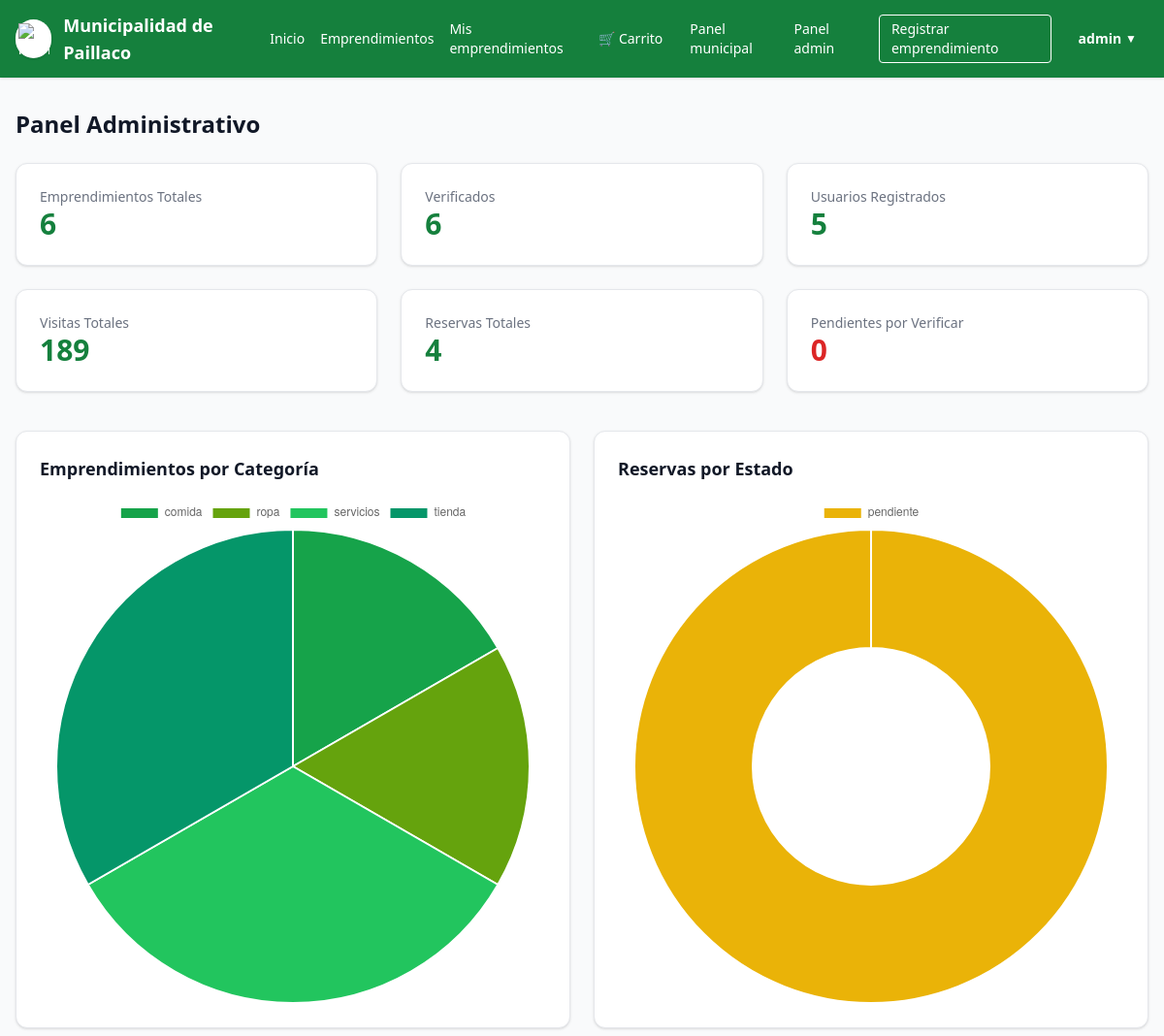
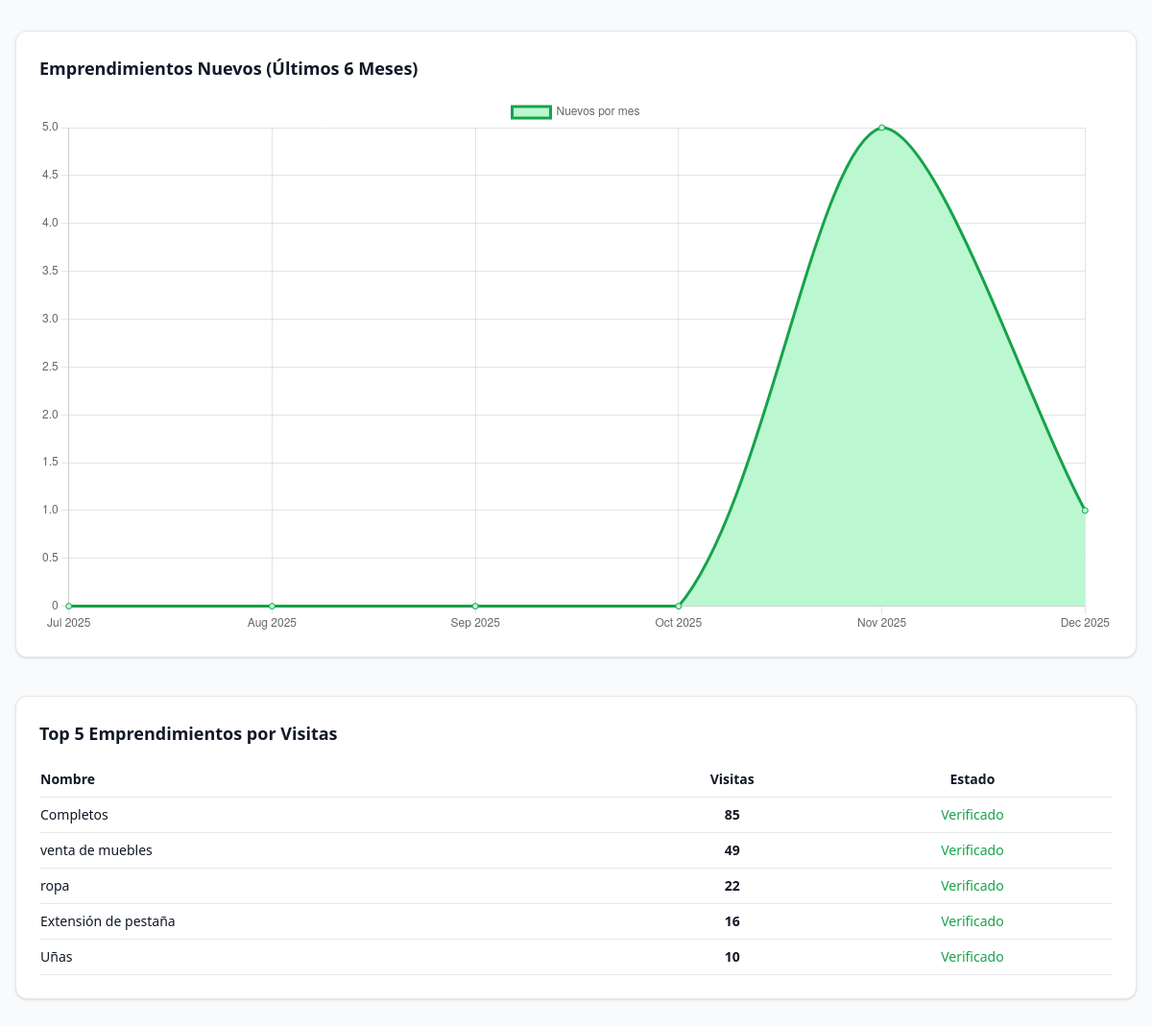
The app's page /panel-admin/ (signed in) with its own data (2 pictures, top to bottom).
### accounts/models.py (models this page shows)
class User(AbstractUser):
    class Roles(models.TextChoices):
        CIUDADANO = "citizen", "Ciudadano"
        EMPRENDEDOR = "entrepreneur", "Emprendedor"
        ADMIN_MUNI = "admin_muni", "Admin. Municipal"
    role = models.CharField(
        max_length=20, choices=Roles.choices, default=Roles.CIUDADANO
    )

### marketplace/models.py (models this page shows, shortened)
class Emprendimiento(models.Model):
    CATEGORIAS = [
        ("comida", "Comida / Delivery"),
        ("ropa", "Ropa / Boutique"),
        ("tienda", "Tienda general"),
        ("alimentos", "Alimentos"),
        ("servicios", "Servicios (peluquería, uñas, etc.)"),
        ("otros", "Otros"),
    ]
    owner = models.ForeignKey(
        settings.AUTH_USER_MODEL,
        on_delete=models.CASCADE,
        related_name="emprendimientos"
    )
    nombre = models.CharField(max_length=150)
    categoria = models.CharField(max_length=30, choices=CATEGORIAS)
    rubro = models.CharField(max_length=150, blank=True)
    descripcion = models.TextField(blank=True)
    direccion = models.CharField(max_length=200, blank=True)
    telefono = models.CharField(max_length=30, blank=True)
    email_contacto = models.EmailField(blank=True)
    sitio_web = models.URLField(blank=True)
    imagen = models.ImageField(upload_to="emprendimientos/", blank=True, null=True)
    imagen1 = models.ImageField(upload_to="emprendimientos/", blank=True, null=True)
    imagen2 = models.ImageField(upload_to="emprendimientos/", blank=True, null=True)
    imagen3 = models.ImageField(upload_to="emprendimientos/", blank=True, null=True)
    permite_agendar = models.BooleanField(default=False)
    permite_compras = models.BooleanField(default=False)
    is_verified = models.BooleanField(default=False)
    visitas = models.IntegerField(default=0)
    creado_en = models.DateTimeField(auto_now_add=True)

### marketplace/views.py (the view)
# urls.py: path("panel-admin/", marketplace_views.panel_admin, name="panel_admin"),
@login_required
@user_passes_test(lambda u: u.is_superuser)
def panel_admin(request):
    User = get_user_model()
    total_usuarios = User.objects.count()
    total_emprendimientos = Emprendimiento.objects.count()
    total_verificados = Emprendimiento.objects.filter(is_verified=True).count()
    total_no_verificados = Emprendimiento.objects.filter(is_verified=False).count()
    total_reservas = Reserva.objects.count()
    total_visitas = (
        Emprendimiento.objects.aggregate(total=Sum("visitas"))["total"] or 0
    )
    hoy = now().date()
    meses = []
    nuevos_por_mes = []
    for i in range(5, -1, -1):
        mes = (hoy.replace(day=1) - timedelta(days=30 * i)).replace(day=1)
        siguiente = (mes + timedelta(days=32)).replace(day=1)
        count = Emprendimiento.objects.filter(
            creado_en__gte=mes,
            creado_en__lt=siguiente,
        ).count()
        meses.append(mes.strftime("%b %Y"))
        nuevos_por_mes.append(count)
    categorias_qs = (
        Emprendimiento.objects.values("categoria")
        .annotate(cantidad=Count("id"))
        .order_by("categoria")
    )
    categorias_labels = [c["categoria"] for c in categorias_qs]
    categorias_cantidad = [c["cantidad"] for c in categorias_qs]
    reservas_qs = (
        Reserva.objects.values("estado")
        .annotate(cantidad=Count("id"))
        .order_by("estado")
    )
    reservas_labels = [r["estado"] for r in reservas_qs]
    reservas_cantidad = [r["cantidad"] for r in reservas_qs]
    top_emprendimientos = (
        Emprendimiento.objects.filter(visitas__gt=0)
        .order_by("-visitas")[:5]
    )
    return render(
        request,
        "panel_admin.html",
        {
            "total_usuarios": total_usuarios,
            "total_emprendimientos": total_emprendimientos,
            "total_verificados": total_verificados,
            "total_no_verificados": total_no_verificados,
            "total_reservas": total_reservas,
            "total_visitas": total_visitas,
            "meses": meses,
            "nuevos_por_mes": nuevos_por_mes,
            "categorias_labels": categorias_labels,
            "categorias_cantidad": categorias_cantidad,
            "reservas_labels": reservas_labels,
            "reservas_cantidad": reservas_cantidad,
            "top_emprendimientos": top_emprendimientos,
        },
    )

### marketplace/context_processors.py (called while the page is built)
def carrito_count(request):
    carrito = request.session.get("carrito", {})
    total = 0
    for item in carrito.values():
        cantidad = item.get("cantidad", 1)
        total += cantidad
    return {"carrito_count": total}

def carrito_context(request):
    count = 0
    if request.user.is_authenticated:
        count = CarritoItem.objects.filter(user=request.user).count()
    else:
        cart = request.session.get("cart", [])
        count = sum(item.get("cantidad", 1) for item in cart)
    return {"carrito_count": count}

### templates/panel_admin.html (shortened to what this page needs)
{% extends "base.html" %}
{% load static %}
{% block content %}
<h1 class="text-2xl font-bold mb-6">Panel Administrativo</h1>
<div class="grid md:grid-cols-3 gap-6 mb-10">
  <div class="bg-white p-6 rounded-xl shadow border">
    <p class="text-gray-500 text-sm">Emprendimientos Totales</p>
    <p class="text-3xl font-bold text-green-700">{{ total_emprendimientos }}</p>
  </div>
  <div class="bg-white p-6 rounded-xl shadow border">
    <p class="text-gray-500 text-sm">Verificados</p>
    <p class="text-3xl font-bold text-green-700">{{ total_verificados }}</p>
  </div>
  <div class="bg-white p-6 rounded-xl shadow border">
    <p class="text-gray-500 text-sm">Usuarios Registrados</p>
    <p class="text-3xl font-bold text-green-700">{{ total_usuarios }}</p>
  </div>
  <div class="bg-white p-6 rounded-xl shadow border">
    <p class="text-gray-500 text-sm">Visitas Totales</p>
    <p class="text-3xl font-bold text-green-700">{{ total_visitas }}</p>
  </div>
  <div class="bg-white p-6 rounded-xl shadow border">
    <p class="text-gray-500 text-sm">Reservas Totales</p>
    <p class="text-3xl font-bold text-green-700">{{ total_reservas }}</p>
  </div>
  <div class="bg-white p-6 rounded-xl shadow border">
    <p class="text-gray-500 text-sm">Pendientes por Verificar</p>
    <p class="text-3xl font-bold text-red-600">{{ total_no_verificados }}</p>
  </div>
</div>
<div class="grid md:grid-cols-2 gap-6 mb-10">
  <div class="bg-white p-6 rounded-xl shadow border">
    <h2 class="text-lg font-semibold mb-4">Emprendimientos por Categoría</h2>
    <canvas id="graficoCategorias"></canvas>
  </div>
  <div class="bg-white p-6 rounded-xl shadow border">
    <h2 class="text-lg font-semibold mb-4">Reservas por Estado</h2>
    <canvas id="graficoReservas"></canvas>
  </div>
</div>
<div class="bg-white p-6 rounded-xl shadow border mb-10">
  <h2 class="text-lg font-semibold mb-4">Emprendimientos Nuevos (Últimos 6 Meses)</h2>
  <canvas id="graficoNuevosMes"></canvas>
</div>
<div class="bg-white p-6 rounded-xl shadow border">
  <h2 class="text-lg font-semibold mb-4">Top 5 Emprendimientos por Visitas</h2>
  <table class="w-full text-sm">
    <thead class="border-b">
      <tr>
        <th class="py-2 text-left">Nombre</th>
        <th class="py-2 text-center">Visitas</th>
        <th class="py-2 text-center">Estado</th>
      </tr>
    </thead>
    <tbody>
      {% for e in top_emprendimientos %}
      <tr class="border-b">
        <td class="py-2">{{ e.nombre }}</td>
        <td class="py-2 text-center font-bold">{{ e.visitas }}</td>
        <td class="py-2 text-center">
          {% if e.is_verified %}
            <span class="text-green-600">Verificado</span>
          {% else %}
            <span class="text-gray-500">No</span>
          {% endif %}
        </td>
      </tr>
      {% endfor %}
    </tbody>
  </table>
</div>
<script>
// === CATEGORIAS ===
new Chart(document.getElementById('graficoCategorias'), {
  type: 'pie',
  data: {
    labels: {{ categorias_labels|safe }},
    datasets: [{
      data: {{ categorias_cantidad|safe }},
      backgroundColor: ['#16a34a','#65a30d','#22c55e','#059669','#0d9488','#22d3ee']
    }]
  }
});
// === RESERVAS ===
new Chart(document.getElementById('graficoReservas'), {
  type: 'doughnut',
  data: {
    labels: {{ reservas_labels|safe }},
    datasets: [{
      data: {{ reservas_cantidad|safe }},
      backgroundColor: ['#eab308','#f97316','#16a34a','#ef4444']
    }]
  }
});
// === NUEVOS POR MES ===
new Chart(document.getElementById('graficoNuevosMes'), {
  type: 'line',
  data: {
    labels: {{ meses|safe }},
    datasets: [{
      label: 'Nuevos por mes',
      data: {{ nuevos_por_mes|safe }},
      borderColor: '#16a34a',
      backgroundColor: '#bbf7d0',
      fill: true,
      tension: 0.3
    }]
  }
});
</script>
{% endblock %}

### templates/base.html (shortened to what this page needs)
{% load static %}
<!doctype html>
<html lang="es">
<head>
  <script src="https://cdn.tailwindcss.com"></script>
  <link rel="stylesheet" href="https://cdn.jsdelivr.net/npm/swiper@11/swiper-bundle.min.css" />
</head>
<body class="bg-gray-50 text-gray-900">
  <header class="bg-green-700 text-white shadow">
    <nav class="mx-auto max-w-7xl px-4 py-3 flex items-center justify-between">
      <a href="{% url 'home' %}" class="flex items-center gap-3">
        <div class="h-10 w-10 rounded-full bg-white flex items-center justify-center shadow">
          <img
            src="https://www.munipaillaco.cl/wp-content/themes/munipaillaco-theme/images/logo_muni_transparente.png"
            alt="Municipalidad de Paillaco"
            class="h-8 w-8 object-contain"
          />
        </div>
        <span class="font-semibold text-white text-lg">
          Municipalidad de Paillaco
        </span>
      </a>
      <div class="flex items-center gap-4 text-sm">
        <a href="{% url 'home' %}" class="hover:text-gray-200">Inicio</a>
        <a href="{% url 'directory' %}" class="hover:text-gray-200">Emprendimientos</a>
        {% if user.is_authenticated %}
          <a href="{% url 'mis_emprendimientos' %}" class="hover:text-gray-200">Mis emprendimientos</a>
          <a href="{% url 'ver_carrito' %}"
             class="flex items-center gap-1 px-3 py-1 rounded hover:bg-green-800">
            <span>🛒</span>
            {% if carrito_count and carrito_count > 0 %}
              <span>Carrito ({{ carrito_count }})</span>
            {% else %}
              <span>Carrito</span>
            {% endif %}
          </a>
          {% if user.is_staff %}
            <a href="{% url 'panel_municipal' %}" class="hover:text-gray-200">Panel municipal</a>
          {% endif %}
          {% if user.is_superuser %}
            <a href="{% url 'panel_admin' %}" class="hover:text-gray-200">Panel admin</a>
          {% endif %}
          <a href="{% url 'emprendimiento_registrar' %}"
             class="px-3 py-1 border border-white rounded font-medium hover:bg-green-600 hover:text-white">
            Registrar emprendimiento
          </a>
          <div class="relative group">
            <button class="px-3 py-1 rounded hover:bg-green-800 flex items-center gap-1">
              <span class="font-semibold">{{ user.username }}</span>
              <span class="text-xs">▼</span>
            </button>
          </div>
        {% else %}
          <a href="/cuenta/ingresar/" class="px-3 py-1 rounded hover:bg-green-800">Ingresar</a>
          <a href="{% url 'signup' %}"
             class="px-3 py-1 bg-white text-green-700 rounded font-medium hover:bg-gray-100">
            Crear cuenta
          </a>
        {% endif %}
      </div>
    </nav>
  </header>
  <main class="mx-auto max-w-7xl px-4 py-8">
    {% block content %}{% endblock %}
  </main>
</body>
</html>

### records on screen
User: username "admin"
Emprendimiento: nombre "Completos", visitas "85", is_verified "Verificado"
Emprendimiento: nombre "venta de muebles", visitas "49", is_verified "Verificado"
Emprendimiento: nombre "ropa", visitas "22", is_verified "Verificado"
Emprendimiento: nombre "Extensión de pestaña", visitas "16", is_verified "Verificado"
Emprendimiento: nombre "Uñas", visitas "10", is_verified "Verificado"

### other values on screen
{{ total_emprendimientos }} "6"
{{ total_verificados }} "6"
{{ total_usuarios }} "5"
{{ total_visitas }} "189"
{{ total_reservas }} "4"
{{ total_no_verificados }} "0"
chart data {{ categorias_labels|safe }} ['comida', 'ropa', 'servicios', 'tienda']
chart data {{ categorias_cantidad|safe }} [1, 1, 2, 2]
chart data {{ reservas_labels|safe }} ['pendiente']
